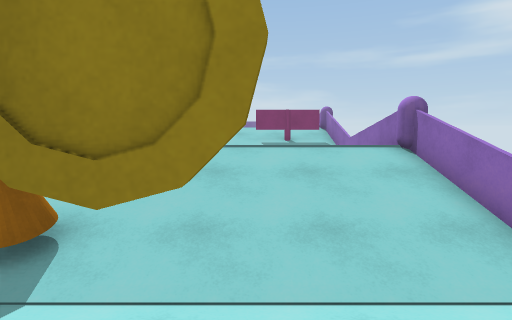
View 1 (above)

15 first-person views from a walk through a Unity game level. The camera is 1.3 m above the floor, tilts 6° down and sees 80° across. The floor is counted in squares, 1 m on a side. Each view is taken from the middle of a square. On the plan, view 1 faces up. The plan holds only what a view shows up to about 14 squares ahead; the rest is blank. The place goes on beyond the plan. The player character is not drawn.

View 2
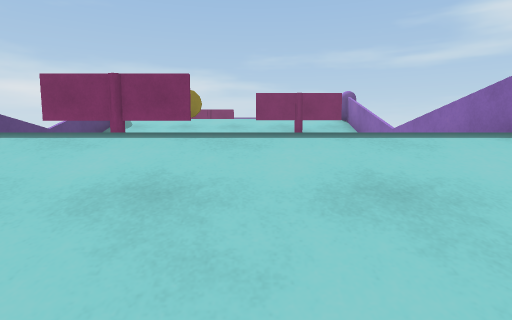

View 3
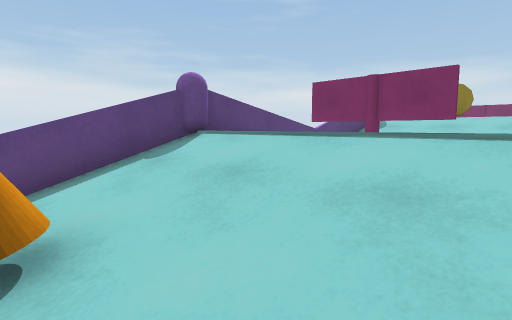

View 4
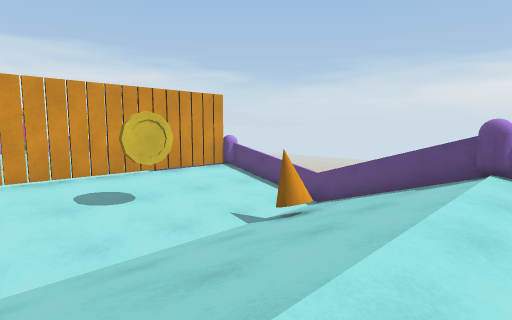

View 5
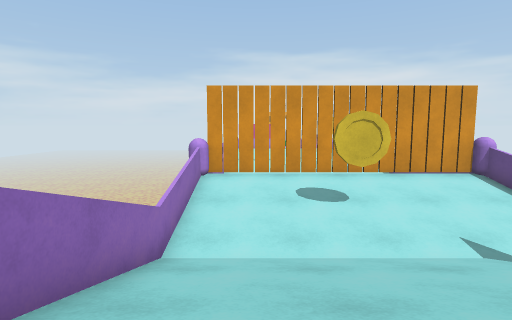

View 6
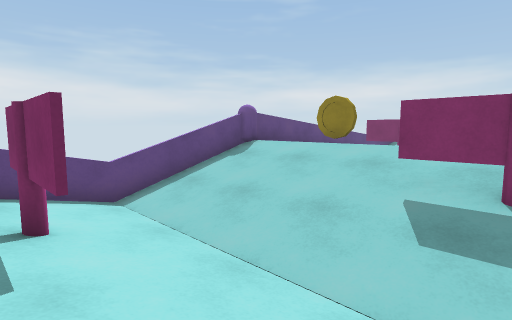

View 7
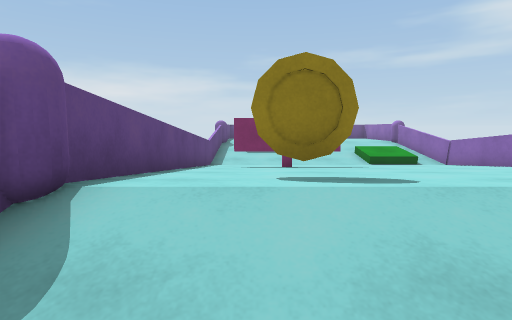

View 8
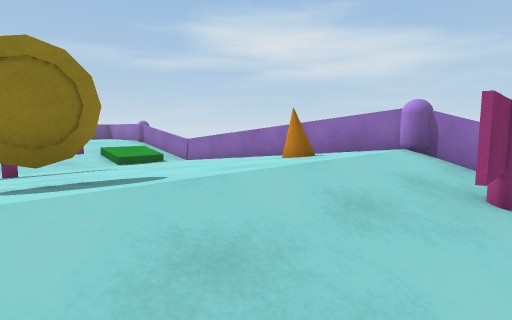

View 9
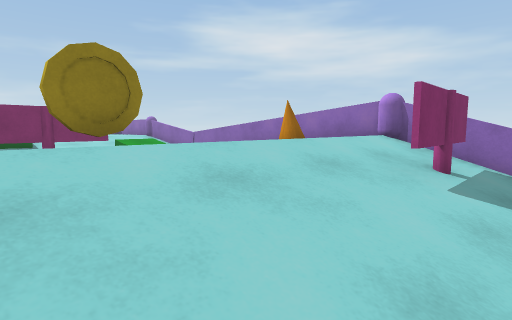

View 10
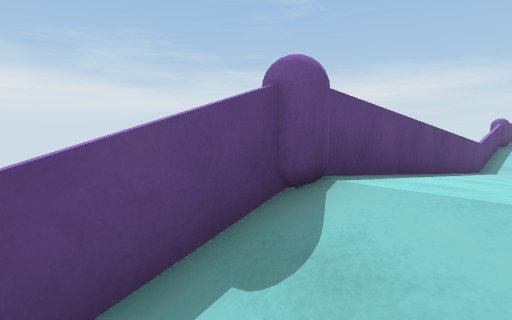

View 11
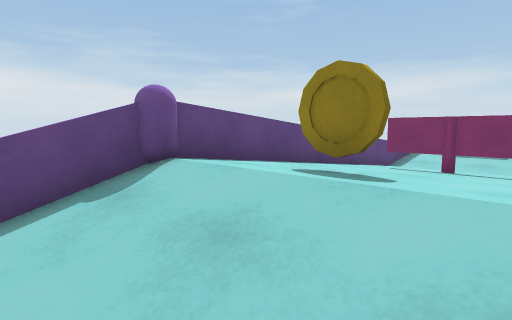

View 12
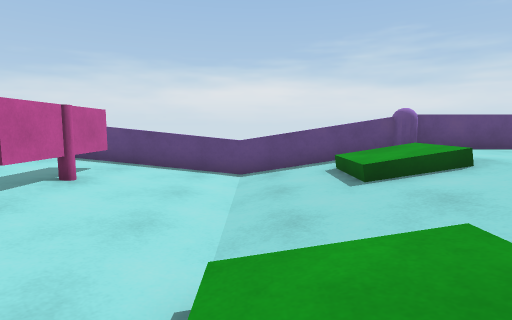

View 13
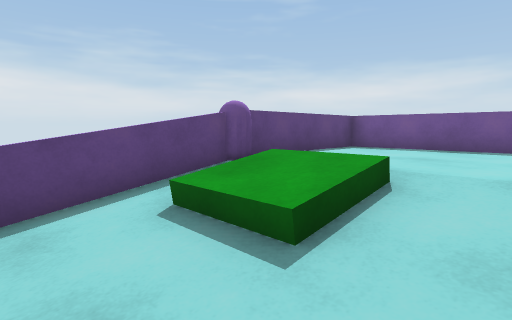

View 14
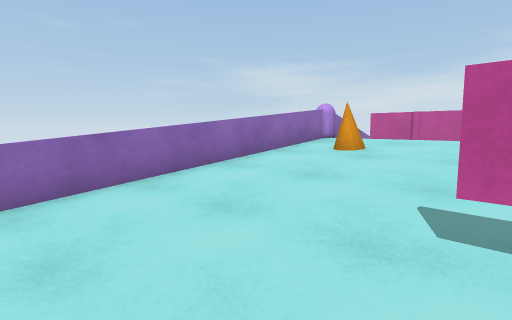

View 15
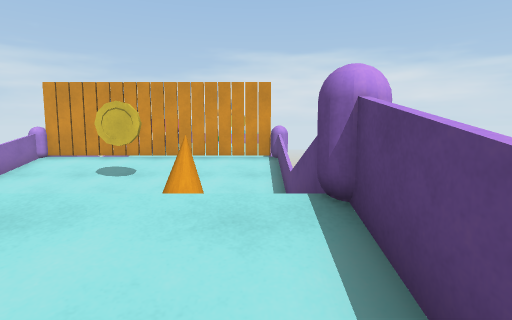

### Floor plan
Key: @ floor where view 1 was taken; # wall or solid block; . main floor; : floor 0.25 m higher than the main floor; - floor 0.25 m lower than the main floor; + floor 0.5 m higher than the main floor; _ floor 0.5 m lower than the main floor; < floor 0.75 m lower than the main floor; ( floor 1 m lower than the main floor; ! floor 1.25 m lower than the main floor; = window, fence, low wall or low ledge; C purple capsule; B green block; O other object.
Columns run from 6 left of view 1 to 4 right of it. Each row starts with its distance up from view 1.
 37 =====
 36 =::::
 35 =::::
 34 =::::
 33 # ::::
 32 C BB::
 31 =.BB...
 30 =.BB....
 29 =------BBB=
 28 =______BB_=
 27 =_________=
 26 =---------=
 25 =---------=
 24 =..O......=
 23 =.........=
 22 =.........=
 21 =:::::::::=
 20 =:::::::::=
 19 =++#++++++=
 18 C+++++++++C
 17 #+++++++++#
 16 =......OO.=
 15 =---------=
 14 =________ =
 13 =<<<<<<<< =
 12 =<<<<<<<  =
 11 =__O___   =
 10 =-----  - =
  9 =.........=
  8 C.........C
  7 =---------=
  6 =_________=
  5 =<<<<<<<<<=
  4 =!!#!!!!!!=
  3 =!!!!!!!!!=
  2 =!!!!!!!!!=
  1 =(((((((((=
  0 =<<<<<@<<<=
 -1 #_________#
 -2 C#########C

Positions as (right, up) in squares from view 1, and headings:
1: (0, 0), facing up
2: (0, 4), facing up
3: (0, 4), facing up-left
4: (3, 9), facing down-left
5: (2, 9), facing down
6: (2, 10), facing up-left
7: (-4, 15), facing up
8: (-4, 15), facing up-right
9: (-5, 14), facing up-right
10: (-4, 15), facing up-left
11: (-1, 15), facing up-left
12: (3, 28), facing left
13: (-1, 28), facing up-left
14: (-2, 27), facing down-right
15: (-5, 11), facing down
